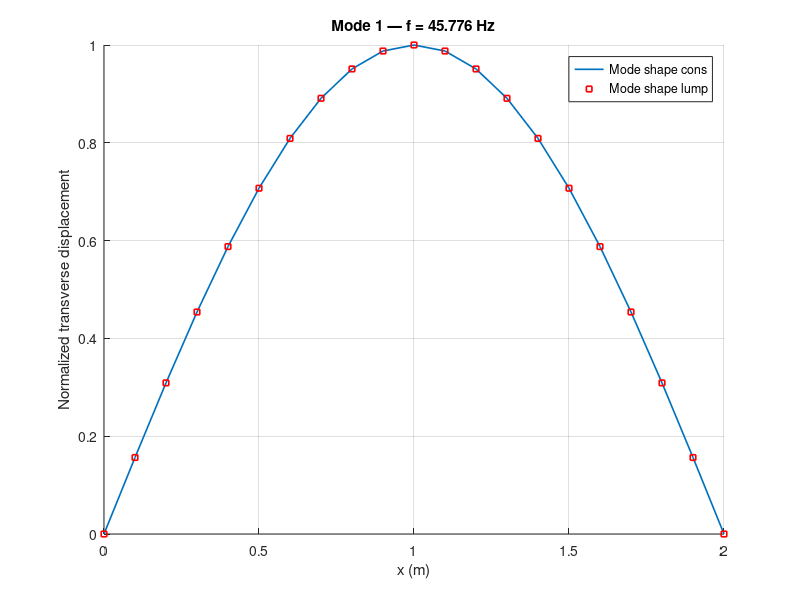
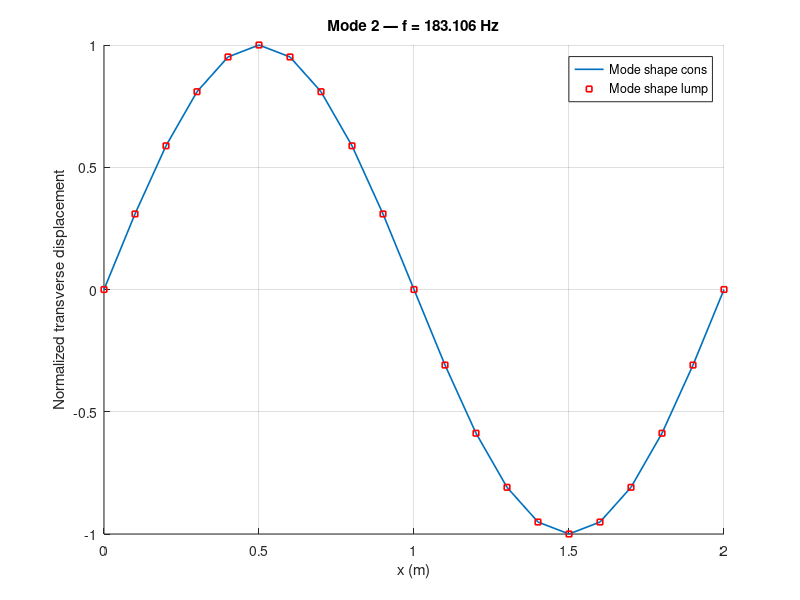
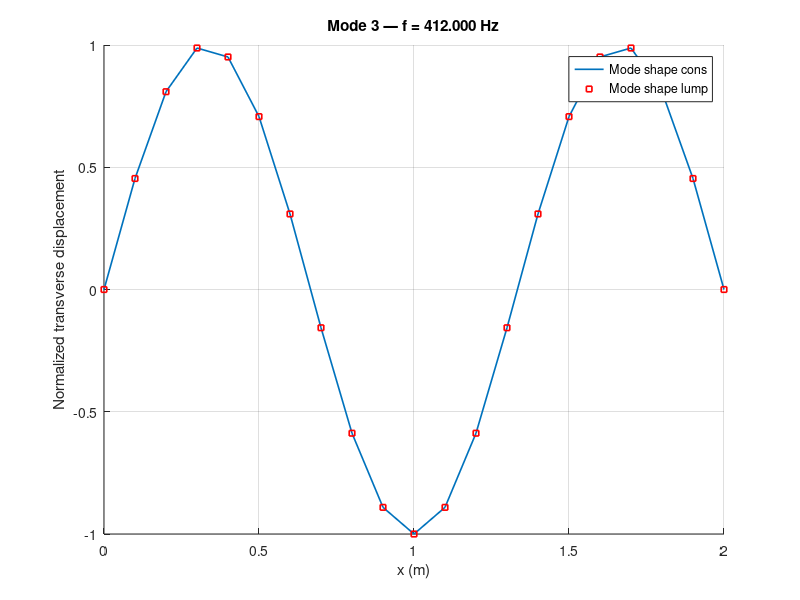

The MATLAB source for these figures, in order:
clc;clear;close all;

E = 200e9;
b = 0.04;
d = 0.08;
I = (b*d^3)/12;
L = 2.0;
Ne=20;
Le = L / (Ne);

roh=7850;
a=b*d;
A=(roh*a*Le)/420;
Mle =(roh*A*Le/2) * eye(4);
Mce=A*[156,22*Le,54,-13*Le; 
    22*Le, 4*Le*Le ,13*Le ,-3*Le*Le;
    54,13*Le,156,-22*Le;
    -13*Le,-3*Le*Le,-22*Le,4*Le*Le];
Ke =(E*I/Le^3) * [ 12, 6*Le, -12, 6*Le;
                 6*Le, 4*Le^2, -6*Le, 2*Le^2;
                  -12, -6*Le, 12, -6*Le;
                 6*Le, 2*Le^2, -6*Le, 4*Le^2 ];
N = Ne + 1;
tDOF = 2*N;
Kg = zeros(tDOF);
MgC = zeros(tDOF);
MgL = zeros(tDOF);
for e = 1:Ne
    n1 = e; n2 = e+1;
    edof = [2*n1-1, 2*n1, 2*n2-1, 2*n2];
    Kg(edof, edof) = Kg(edof, edof) + Ke;
    MgC(edof, edof) = MgC(edof, edof) + Mce;
    MgL(edof, edof) = MgL(edof, edof) + Mle;
end

fxdof = [1, 2*Ne+1];
% modyfied matrices
frDOFs = setdiff(1:tDOF, fxdof);
Kgm = Kg(frDOFs, frDOFs);
MgCm = MgC(frDOFs, frDOFs);
MgLm = MgL(frDOFs, frDOFs);

[Qc , valC]=eig(Kgm,MgCm);
[Ql , valL]=eig(Kgm,MgLm);
Wc2 = diag(valC);
Wc2 = real(Wc2);
Wc = sqrt(Wc2);
freqc = Wc / (2*pi);
Wl2=diag(valL);
Wl2=real(Wl2);
Wl = sqrt(Wl2);
freql = Wl / (2*pi);
Nm=3;
qc = zeros(tDOF, Nm);
ql = zeros(tDOF, Nm);
for i = 1:Nm
    qc(frDOFs,i) = real(Qc(:,i));
    ql(frDOFs,i) = real(Ql(:,i));
end

% extract transverse DOFs for plotting
xn = linspace(0, L, N)';
mwc= qc(1:2:end, :);
mwl= ql(1:2:end, :);

for i = 1:Nm
    mwc(:,i) = mwc(:,i) / max(abs(mwc(:,i)));
    mwl(:,i) = mwl(:,i) / max(abs(mwl(:,i)));
    if mean(mwc(:,i)) < 0
       mwc(:,i) = -mwc(:,i);
    end
    if mean(mwl(:,i)) < 0
       mwl(:,i) = -mwl(:,i);
    end
end


for i = 1:Nm
    % subplot(3,2,i);
    figure
    hold on
    plot(xn, mwc(:,i), 'LineWidth',1.2,'MarkerSize',4);
    plot(xn, mwl(:,i), 'rs','LineWidth',1.2,'MarkerSize',4);
    hold off
    title(sprintf('Mode %d — f = %.3f Hz', i, freqc(i)));
    xlabel('x (m)');
    ylabel('Normalized transverse displacement');
    legend('Mode shape cons','Mode shape lump','Location','best');
    grid on;
end
